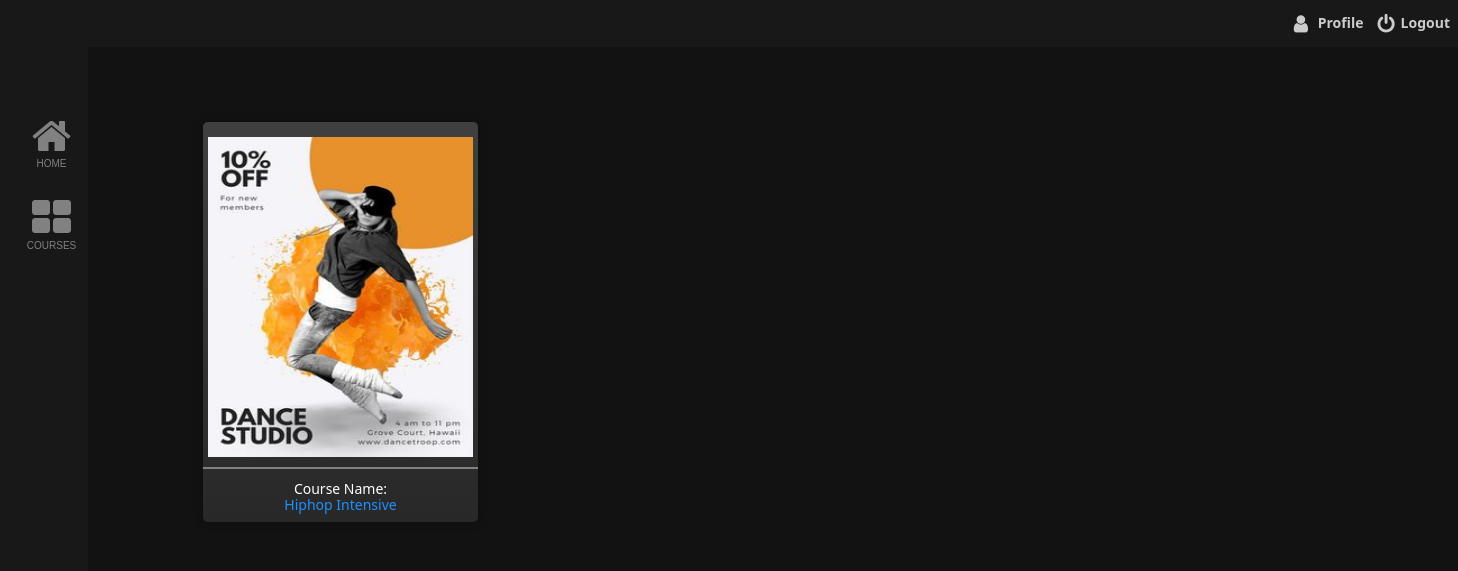
Page /tutor/courses/ (signed in) on the committed database.
### Administrator/models.py (models this page shows, shortened)
class DanceCourses(models.Model):
    course_dancecategory=models.ForeignKey(DanceCategory,on_delete=models.SET_NULL,null=True,verbose_name="Dance Category:")
    course_tutor=models.ForeignKey(Tutor,on_delete=models.SET_NULL,null=True,verbose_name="Tutor:")
    course_name=models.CharField("Name:",max_length=20,null=False)
    course_photo=models.ImageField(upload_to="CoursePhoto",null=False)
    course_description=models.TextField("Description")
    course_level=models.ForeignKey(DanceLevel,on_delete=models.SET_NULL,verbose_name="Level",null=True)
    course_subs=models.ForeignKey(SubscriptionType,on_delete=models.CASCADE,verbose_name="Subscription type",null=True)
    slug= models.SlugField(blank=True)
    is_premium=models.BooleanField(default=False)

### Tutor/views.py (the view)
# urls.py: path('courses/',views.viewCourses,name="courses"),
def viewCourses(request):
 if request.session.has_key('tutor_id'):
    tid = request.session['tutor_id']
    courses=DanceCourses.objects.filter(course_tutor_id=tid)
    context={"courses":courses}
    return render(request,"Tutor/Courses.html",context)

### Administrator/models.py (called while the page is built)
    def __str__(self):
        return f"{self.tutor_name}-{self.tutor_designation}"

### MasterEntry/models.py (called while the page is built)
    def __str__(self):
        return self.dancecategory_name

    def __str__(self):
        return self.designation_name

    def __str__(self):
        return self.dancelevel_name

### Tutor/templates/Tutor/Courses.html (shortened to what this page needs)
{% extends 'base.html' %}
    {% block content %}
    <div class="row posters">
        {% for data in courses%}
        <div class="col-sm-3">
            <button type="button" class="cardclass" id="cardclass" data-toggle="modal" data-target="#my{{forloop.counter}}modal" >
         {%if data.is_premium%}
            <div class="cardposter" style="box-shadow: 0 0 10px 0  #1e90ff;">
            <a class="cards" href="{%url 'Tutor:coursevideos' data.slug%}">
                <img src="{{data.course_photo.url}}" />
        <div class="pclass">
            <!--<p>Category:</p><h1>{{data.course_dancecategory}}</h1>
        <p>Trainer:<p><h1>{{data.course_tutor}}</h1>-->
        <p>Course Name:<p><h1>{{data.course_name}}</h1>
        </div>
        </button>
        </a>
        </div>
        {%else%}
         <div class="cardposter">
            <a class="cards" href="{%url 'Tutor:coursevideos' data.slug%}">
                <img src="{{data.course_photo.url}}" />
        <div class="pclass">
        <p>Course Name:<p><h1>{{data.course_name}}</h1>
        </div>
        </button>
        </div>
        {%endif%}
        {%endfor%}
        </div>
        </div>
    {% endblock content %}

### templates/base.html (style rules this page uses)
.pclass h1 { font-size: 14px; color: dodgerblue; margin-top: -7px; }
body { font-family: 'Segoe UI', Tahoma, Geneva, Verdana, sans-serif; background: #121212; }
.posters { margin-top: 44px; }
.cardclass { background: none; border: none; }
.posters .col-sm-3 { padding:0 !important; }
.cardposter { height: 400px; width: 275px; padding:5px 0px; margin: 20px 14px; border-radius: 5px; box-shadow: 0 0 10px 0 #00000054; background: bottom; background-image: linear-gradient(#404040,#282828); }
.cardposter img { width: 100%; height: 85%; display: block; margin: 10px auto; border-bottom: 2px solid gray; padding: 0px 5px 10px 5px; }
.cardposter p { font-weight: 500; text-align: center; margin: 5px auto; color: #fff; }
.cardposter a { text-decoration: none; }

### rows in the picture
DanceCourses: course_photo (picture), course_name "Hiphop Intensive"
